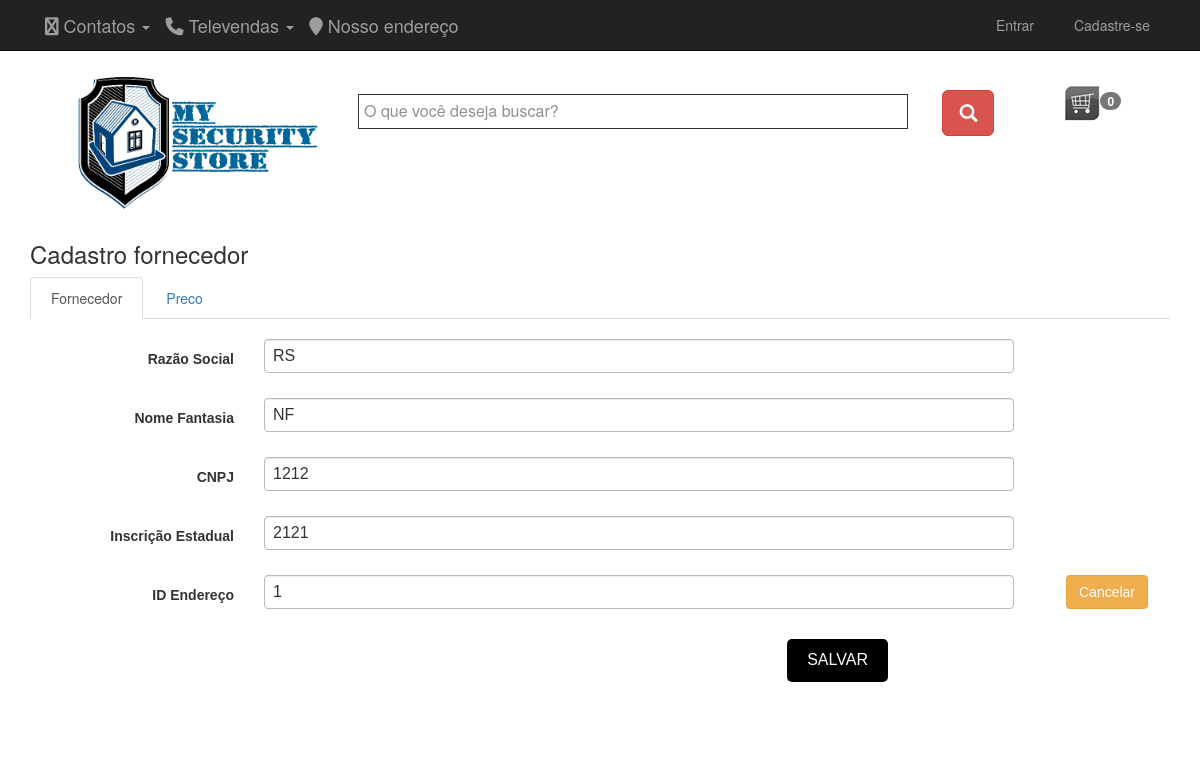
Page /MySecurityStore/cadastraFornecedores.php?idfornecedor=1 on the committed database.
### tables this page shows
CREATE TABLE `fornecedor` (
  `idfornecedor` int(11) NOT NULL,
  `razaosocial` varchar(50) NOT NULL,
  `nomefantasia` varchar(50) NOT NULL,
  `cnpj` varchar(20) NOT NULL,
  `inscest` varchar(20) NOT NULL,
  `idendereco` int(11) NOT NULL
);

CREATE TABLE `enderecos` (
  `idpessoa` int(11) NOT NULL,
  `tipo` int(11) NOT NULL,
  `logradouro` varchar(50) NOT NULL,
  `numero` varchar(10) NOT NULL,
  `bairro` varchar(50) NOT NULL,
  `cidade` varchar(50) NOT NULL,
  `cep` varchar(15) NOT NULL,
  `uf` varchar(2) NOT NULL,
  `pais` varchar(30) NOT NULL,
  `referencia` varchar(50) NOT NULL,
  `complemento` varchar(20) NOT NULL,
  `idendereco` int(11) NOT NULL
);

### MySecurityStore/cadastraFornecedores.php (the view, shortened to what this page needs)
<?php
	if (!isset($_GET["idfornecedor"])){
		$idfornecedor = 0;
	}
	else{
		$idfornecedor = $_GET["idfornecedor"];
	}
	if ($idfornecedor == 0){
		$razaosocial = "";
		$nomefantasia = "";
		$cnpj = "";
		$inscest = "";
		$idendereco = "";
	}
	else{
		function RetornaFornecedorPorId($idfornecedor){
			$sql = "SELECT * FROM fornecedor, enderecos WHERE fornecedor.idfornecedor = ".$idfornecedor;
			$conexao = AbreConexao();
			$resultado = $conexao->query($sql);
			if(mysqli_num_rows($resultado) > 0){
			$fornecedor = mysqli_fetch_array($resultado);
			return $fornecedor;
			}else{
				return null;
			}
		}
		$f = RetornaFornecedorPorId($idfornecedor);
		if ($f!= null){
			$razaosocial = $f["razaosocial"];
			$nomefantasia = $f["nomefantasia"];
			$cnpj = $f["cnpj"];
			$inscest = $f["inscest"];
			$idendereco = $f["idendereco"];
		}
	}
    include("topo.php");
    include("menuSecundario.php");
?>
<div class="container theme-showcase" role="main">
        <h3 class="form-signin-heading">Cadastro fornecedor</h3>
        <div>
            <ul class="nav nav-tabs" role="tablist">
                <li role="presentation" class="active"><a href="#produto" aria-controls="produto" role="tab" data-toggle="tab">Fornecedor</a></li>
                <li role="presentation"><a href="#produtopreco" aria-controls="produtopreco" role="tab" data-toggle="tab">Preco</a></li>
            </ul>
        </div>
        <div class="formulario">
        	<div class="tab-content">
        		<div role="tabpanel" class="tab-pane active" id="produto">
                    <div style="padding-top:20px;">
                     	<form action="salvarFornecedor.php" method="POST">
 								<div class="form-group row">
 									<label class="col-sm-2 col-form-label text-right" for="cRazao">Razão Social</label>
 										<div class="col-sm-8">
 											<input class="form-control"  type="text" name="txtRazaoSocial" id="cRazao" placeholder="Razão social" value="<?php echo $razaosocial; ?>">
 										</div>
 								</div>
 								<div class="form-group row">
 									<label class="col-sm-2 col-form-label text-right" for="cFant">Nome Fantasia</label>
 										<div class="col-sm-8">
 											<input class="form-control" type="text" name="txtNomeFantasia" id="cFant" placeholder="Nome Fantasia" value="<?php echo $nomefantasia; ?>">
 										</div>
 								</div>
 								<div class="form-group row">
 									<label class="col-sm-2 col-form-label text-right" for="cCnpj">CNPJ</label>
 										<div class="col-sm-8">
 											<input class="form-control" type="text" name="txtCNPJ" id="cCnpj" placeholder="CNPJ" value="<?php echo $cnpj; ?>">
 										</div>
 								</div>
 								<div class="form-group row">
 									<label class="col-sm-2 col-form-label text-right" for="cInscest">Inscrição Estadual</label>
 										<div class="col-sm-8">
 											<input class="form-control" type="text" name="txtInscEst" id="cInscest" placeholder="Inscrição estadual" value="<?php echo $inscest; ?>">
 										</div>
 								</div>
 								<div class="form-group row">
 									<label class="col-sm-2 col-form-label text-right" for="cIdEndereco">ID Endereço</label>
 										<div class="col-sm-8">
 											<input class="form-control"  type="text" name="txtIdEndereco" id="cIdEndereco" placeholder="ID endereço" value="<?php echo $idendereco; ?>">
 										</div>
 								<div class="text-center">
 									<input type="submit" class="btn btn-primary" value="Salvar" onclick="alert('Dados salvos com sucesso!');">
 										<a href="mostraFornecedoresCadastrados.php" class="btn btn-warning">Cancelar</a>
 								</div>
 						</form>
                    </div>
                </div>
        	</div>
        </div>
</div>

### MySecurityStore/css/style.css (style rules this page uses)
h1, h2, h3, h4, h5, h6 { margin: 0 0 15px; }
body { font-family:Arial, Helvetica, sans-serif; }
a { color: #5a88ca }
input[type="text"], input[type="password"], input[type="email"], textarea { border: 1px solid #ddd; padding: 10px; }
input[type="submit"], button[type=submit] { background: none repeat scroll 0 0 #5a88ca; border: medium none; color: #fff; padding: 11px 20px; text-transform: uppercase; }
.tab-content { margin-bottom: 30px; }

### MySecurityStore/css/estilo.css (style rules this page uses)
.formulario { float:left; width:100%; height:auto; font-family: 'OpenSans', sans-serif; }
.formulario label { width:20%; float:left; text-align:right; padding:10px 15px 0 0; }
.formulario input { padding:8px; margin:0px 0 10px 0; border:1px solid #bab9b9; font-weight:400; font-size:16px; color:#333; display:block; outline: none; -webkit-transition: background 0.5s ease-out; -moz-transition: background 0.5s ease-out; transition: background 0.5s ease-out; }
.formulario input[type="submit"] { float:left; border-radius:5px; padding:10px 20px 10px 20px; margin:20px 0 20px 66%; background: #000; border:solid 0px; color:#fff; cursor:pointer; }

### MySecurityStore/css/w3.css (style rules this page uses)
html { box-sizing:border-box }
*,*:before,*:after { box-sizing:inherit }
html { -ms-text-size-adjust:100%;-webkit-text-size-adjust:100% }
body { margin:0 }
a { background-color:transparent;-webkit-text-decoration-skip:objects }
button,input,select,textarea { font:inherit;margin:0 }
button,input { overflow:visible }
button,html [type=button],[type=reset],[type=submit] { -webkit-appearance:button }
html,body { font-family:Verdana,sans-serif;font-size:15px;line-height:1.5 }
html { overflow-x:hidden }
h3 { font-size:24px }
h1,h2,h3,h4,h5,h6 { font-family:"Segoe UI",Arial,sans-serif;font-weight:400;margin:10px 0 }
a { color:inherit }

### rows in the picture
fornecedor: txtRazaoSocial "RS", txtNomeFantasia "NF", txtCNPJ "1212", txtInscEst "2121"
enderecos: txtIdEndereco "1"
